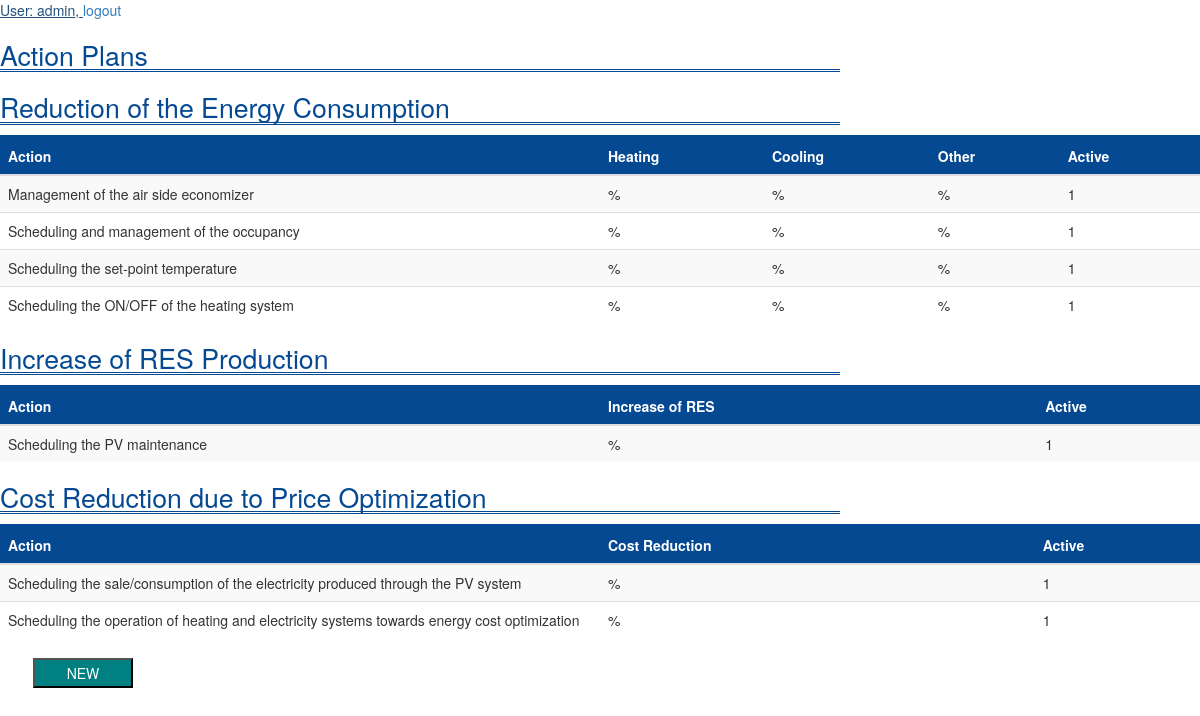
/admin/actionplans.php (signed in), run on the app's committed database.
### tables this page shows
CREATE TABLE `actionplan` (
  `id` int(11) NOT NULL,
  `description` varchar(100) NOT NULL,
  `type` varchar(25) NOT NULL,
  `heating_min` float NOT NULL,
  `cooling_min` float NOT NULL,
  `other_min` float NOT NULL,
  `cost_min` float NOT NULL,
  `res_min` float NOT NULL,
  `active` int(11) NOT NULL,
  `heating_max` float NOT NULL,
  `cooling_max` float NOT NULL,
  `other_max` float NOT NULL,
  `cost_max` float NOT NULL,
  `res_max` float NOT NULL
);

### includes/database.php (called while the page is built, shortened)
<?php
class MySQLDatabase{
    public function open_connection(){
        $this->connection = mysql_connect(DB_SERVER, DB_USER, DB_PASS);
        if(!$this->connection){
            die("Database connection failed:");
        }
        else {
            $db_select = mysql_select_db(DB_NAME,$this->connection );
        }
    }
}
$database = new MySQLDatabase();
?>

### admin/actionplans.php (the view, shortened to what this page needs)
<!DOCTYPE html>
<html>
    <head>
        <link rel="stylesheet" href="http://maxcdn.bootstrapcdn.com/bootstrap/3.3.5/css/bootstrap.min.css">
        <link rel="stylesheet" type="text/css" href="../css/insertActions.css">
        <link rel="stylesheet" type="text/css" href="../css/buttons.css">
        <link rel="stylesheet" type="text/css" href="../css/insert.css">
    </head>
    <body>
        <div id="workspace">
            <div id="username">
                <a id="user"> User: <?php if (session_status() == PHP_SESSION_NONE) {
                                            session_start();
                                          }
                                          echo $_SESSION['username'];
                                    ?>,
                </a>
                <a id="logout" href ="<?php if((strpos($_SERVER['REQUEST_URI'],'past') != false)||(strpos($_SERVER['REQUEST_URI'],'insert') != false)||(strpos($_SERVER['REQUEST_URI'],'admin') != false)){ echo '../'; }?>doLogout.php">logout</a>
            </div>
            <form id="actionForm">
                <?php
                    require_once("../includes/database.php");
                    $sql_consumption = "SELECT * FROM actionplan WHERE type='consumption'";
                    if(!$sql_consumption = mysql_query($sql_consumption, $database->connection)){
                        die('Ooops! We encountered a database error');
                    }
                    $sql_production = "SELECT * FROM actionplan WHERE type='production'";
                    if(!$sql_production = mysql_query($sql_production, $database->connection)){
                        die('Ooops! We encountered a database error');
                    }
                    $sql_cost = "SELECT * FROM actionplan WHERE type='cost'";
                    if(!$sql_cost = mysql_query($sql_cost, $database->connection)){
                        die('Ooops! We encountered a database error');
                    }
                ?>
                <h1>Action Plans</h1>
                <h1 class="actionPurpose">Reduction of the Energy Consumption</h1>
                <table class="table table-striped table-hover">
                    <thead>
                    <tr>
                        <th class="col-sm-6">Action</th>
                        <th class="energyPurpose">Heating</th>
                        <th class="energyPurpose">Cooling</th>
                        <th class="energyPurpose">Other</th>
                        <th class="energyPurpose">Active</th>
                    </tr>
                    </thead>
                    <tbody>
                    <?php
                        while($planrow = mysql_fetch_array($sql_consumption)){
                            echo '<tr onclick="editConsumptionAction('.$planrow['id'].')">';
                            echo    '<td class="planName">'. $planrow['description']. '</td>';
                            echo    '<td>'. $planrow['heating']. '%</td>';
                            echo    '<td>'. $planrow['cooling']. '%</td>';
                            echo    '<td>'. $planrow['other']. '%</td>';
                            echo    '<td>'. $planrow['active']. '</td>';
                            echo '</tr>';
                        }
                    ?>
                </table>
                <h1 class="actionPurpose">Increase of RES Production</h1>
                <table class="table table-striped table-hover">
                    <thead>
                    <tr>
                        <th class="col-sm-6">Action</th>
                        <th class="energyPurpose">Increase of RES</th>
                        <th class="energyPurpose"></th>
                        <th class="energyPurpose"></th>
                        <th class="energyPurpose">Active</th>
                    </tr>
                    </thead>
                    <tbody>
                    <?php
                        while($planrow = mysql_fetch_array($sql_production)){
                            echo '<tr onclick="editResAction('.$planrow['id'].')">';
                            echo    '<td class="planName">'. $planrow['description']. '</td>';
                            echo    '<td>'. $planrow['res']. '%</td>';
                            echo    '<td></td>';
                            echo    '<td></td>';
                            echo    '<td>'. $planrow['active']. '</td>';
                            echo '</tr>';
                        }
                    ?>
                    </tbody>
                </table>
                <h1 class="actionPurpose">Cost Reduction due to Price Optimization</h1>
                <table class="table table-striped table-hover">
                    <thead>
                    <tr>
                        <th class="col-sm-6">Action</th>
                        <th class="energyPurpose">Cost Reduction</th>
                        <th class="energyPurpose"></th>
                        <th class="energyPurpose"></th>
                        <th class="energyPurpose">Active</th>
                    </tr>
                    </thead>
                    <tbody>
                    <?php
                        while($planrow = mysql_fetch_array($sql_cost)){
                            echo '<tr onclick="editCostAction('.$planrow['id'].')">';
                            echo    '<td class="planName">'. $planrow['description']. '</td>';
                            echo    '<td>'. $planrow['cost']. '%</td>';
                            echo    '<td></td>';
                            echo    '<td></td>';
                            echo    '<td>'. $planrow['active']. '</td>';
                            echo '</tr>';
                        }
                    ?>
                    </tbody>
                </table>
                <div id="buttons_div">
                    <button id="newActionBtn" type="button" onclick="window.location.href='addActionPlan.php'">NEW</button>
                </div>
            </form>
        </div>
    </body>
</html>

### css/insertActions.css (style rules this page uses)
table { width: 100%; }
tr { display: table-row; }
thead th { height: 40px; color: white; }
table > thead { background-color: #054993; }

### css/buttons.css (style rules this page uses)
#newActionBtn { background-color: teal; color: white; margin-left: 33px; margin-bottom: 20px; min-height: 30px; min-width: 100px; }

### css/insert.css (style rules this page uses)
h1 { color: #054993; font-size: 20pt; border-bottom-style: double; width: 70%; }

### data on the page
actionplan: description "Management of the air side economizer", active "1"
actionplan: description "Scheduling and management of the occupancy", active "1"
actionplan: description "Scheduling the set-point temperature", active "1"
actionplan: description "Scheduling the ON/OFF of the heating system", active "1"
actionplan: description "Scheduling the PV maintenance", active "1"
actionplan: description "Scheduling the sale/consumption of the electricity produced through the PV system", active "1"
actionplan: description "Scheduling the operation of heating and electricity systems towards energy cost optimization", active "1"

### other printed values
$_SESSION['username'] "admin"
